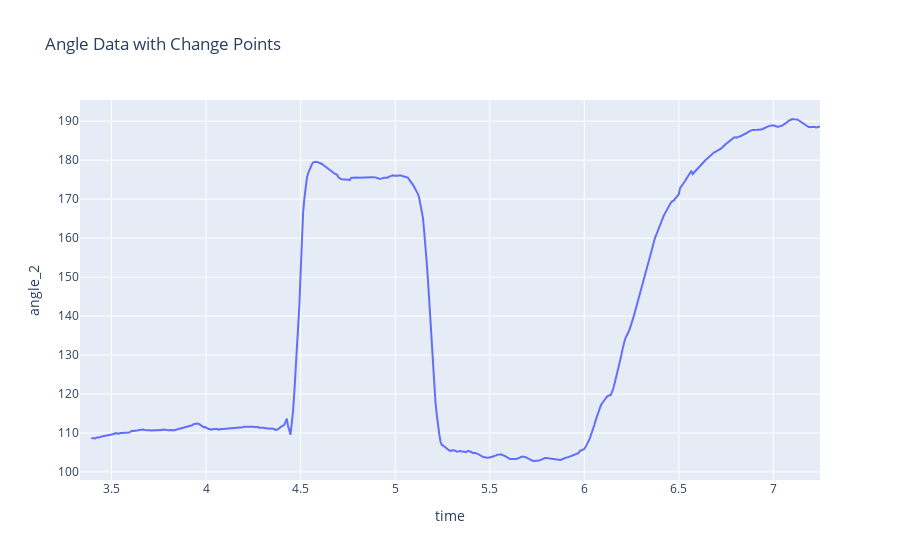

Notebook source saved alongside this figure:
### Code cell
# Visualize the results using Plotly
fig = px.line(df_angle, x="time", y=angle_column, title="Angle Data with Change Points")
# fig.add_vline(x=float(change_points[0:1]["start_point"]))
# fig.add_vline(x=float(change_points[change_points.shape[0]-2:change_points.shape[0]-1]["start_point"]))
# fig.add_scatter(x=change_points["start_point"], mode='markers', name='End Points', marker=dict(color='green'))

fig.show()

### Figure 1 — Plotly figure (JSON) as saved in the notebook; plotly's stock layout.template omitted (floating-point values rounded to 4 significant figures; data arrays with more than 128 entries replaced by an {"elided": "..."} marker saying what was removed)
{"data": [{"hovertemplate": "time=%{x}<br>angle_2=%{y}<extra></extra>", "legendgroup": "", "line": {"color": "#636efa", "dash": "solid"}, "marker": {"symbol": "circle"}, "mode": "lines", "name": "", "orientation": "v", "showlegend": false, "x": {"elided": "588 float values"}, "xaxis": "x", "y": {"elided": "588 float values"}, "yaxis": "y", "type": "scatter"}], "layout": {"xaxis": {"anchor": "y", "domain": [0.0, 1.0], "title": {"text": "time"}}, "yaxis": {"anchor": "x", "domain": [0.0, 1.0], "title": {"text": "angle_2"}}, "legend": {"tracegroupgap": 0}, "title": {"text": "Angle Data with Change Points"}}}
